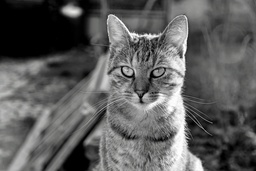
#> input picture image-processing/cat.jpg, 256 x 171 px, shrunk from 6000 x 4000 before the run
$ python contrahamoric.py
#> lines starting #> are read from the running program, lines starting #| are printed output that depends on the picture
import numpy as np
import cv2
import matplotlib.pyplot as plt

def add_pepper_noise(image, amount):
#> called with amount = 0.1
    h, w = image.shape
#> h = 171; w = 256
    num_pepper = int(amount * h * w)
#> num_pepper = 4377
    pepper_coords = [np.random.randint(0, i - 1, num_pepper) for i in image.shape]
    image[tuple(pepper_coords)] = 0
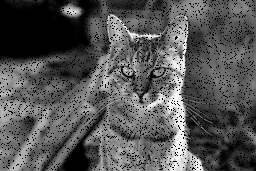
#> image: shape (171, 256); min 0, max 255, mean 84.8
    return image

def contra_harmonic_mean_filter(image, kernel_size, Q):
    pad_size = kernel_size // 2
    padded_image = np.pad(image, ((pad_size, pad_size), (pad_size, pad_size)), mode='constant')

    filtered_image = np.zeros_like(image, dtype=np.float32)

    for i in range(image.shape[0]):
        for j in range(image.shape[1]):
            region = padded_image[i:i+kernel_size, j:j+kernel_size]
            numerator = np.sum(np.power(region, Q+1))
            denominator = np.sum(np.power(region, Q))
            filtered_image[i, j] = numerator / (denominator + 1e-6)

    return np.uint8(np.clip(filtered_image, 0, 255))

def add_salt_noise(image, amount):
#> called with amount = 0.1
    h, w = image.shape
#> h = 171; w = 256
    num_salt = int(amount * h * w)
#> num_salt = 4377
    salt_coords = [np.random.randint(0, i - 1, num_salt) for i in image.shape]
    image[tuple(salt_coords)] = 255
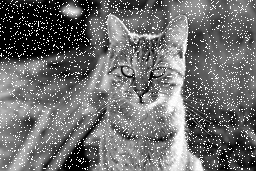
#> image: shape (171, 256); min 0, max 255, mean 109
    return image
# Example usage:
image = cv2.imread('cat.jpg', cv2.IMREAD_GRAYSCALE)

# Add pepper noise to the image
noisy_image = add_pepper_noise(image.copy(), amount=0.1)
noisy_image_2 = add_salt_noise(image.copy(), amount=0.1)

# Applying the filter with kernel size 3 and Q=1.5
filtered_image = contra_harmonic_mean_filter(noisy_image, kernel_size=3, Q=1.5)
#> in contra_harmonic_mean_filter, `padded_image = np.pad(image, ((pad_size, pad_size), (pad_size, pad_siz..`:
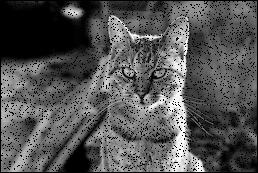
#> padded_image: shape (173, 258); min 0, max 255, mean 83.2
#> after the loop in contra_harmonic_mean_filter, `for i in range(image.shape[0]):`:
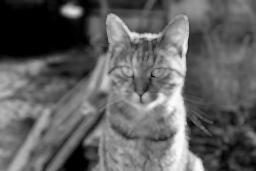
#> filtered_image: shape (171, 256) float32; min 0, max 253, mean 96.7
filtered_image_2 = contra_harmonic_mean_filter(noisy_image_2, kernel_size=3, Q=-1.5)
#> call 2 of contra_harmonic_mean_filter, with kernel_size = 3, Q = -1.5
#> in contra_harmonic_mean_filter (call 2), `padded_image = np.pad(image, ((pad_size, pad_size), (pad_size, pad_siz..`:
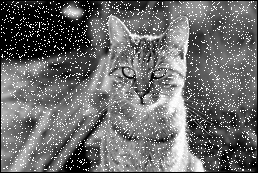
#> padded_image: shape (173, 258); min 0, max 255, mean 106.9
#> after the loop in contra_harmonic_mean_filter (call 2), `for i in range(image.shape[0]):`:
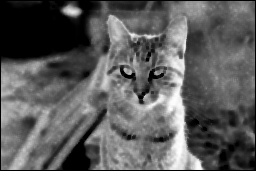
#> filtered_image: shape (171, 256) float32; 11.28% of the values are NaN or infinite; the others: min 1.13, max 253.2, mean 103.6; drawn with min black, max white, NaN and infinite black


# [7 lines of commented-out code are left out]
plt.subplot(221), plt.imshow(noisy_image, cmap='gray')
plt.title('Ảnh gốc'), plt.xticks([]), plt.yticks([])

plt.subplot(222), plt.imshow(noisy_image_2, cmap='gray')
plt.title('noise'), plt.xticks([]), plt.yticks([])

plt.subplot(223), plt.imshow(filtered_image, cmap='gray')
plt.title('peper'), plt.xticks([]), plt.yticks([])


plt.subplot(224), plt.imshow(filtered_image_2, cmap='gray')
plt.title('salt'), plt.xticks([]), plt.yticks([])


plt.show()

$ run again, with image-processing/1.jpg copied over image-processing/cat.jpg
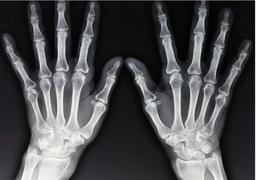
#> input picture image-processing/1.jpg, 256 x 180 px, shrunk from 808 x 567 before the run
#> after the loop in contra_harmonic_mean_filter, `for i in range(image.shape[0]):`:
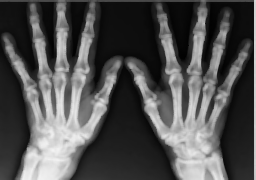
#> filtered_image: shape (180, 256) float32; min 1, max 243.8, mean 81.9
#> after the loop in contra_harmonic_mean_filter (call 2), `for i in range(image.shape[0]):`:
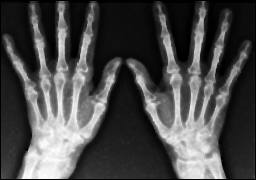
#> filtered_image: shape (180, 256) float32; 2.8% of the values are NaN or infinite; the others: min 1.37, max 244.6, mean 74.65; drawn with min black, max white, NaN and infinite black
